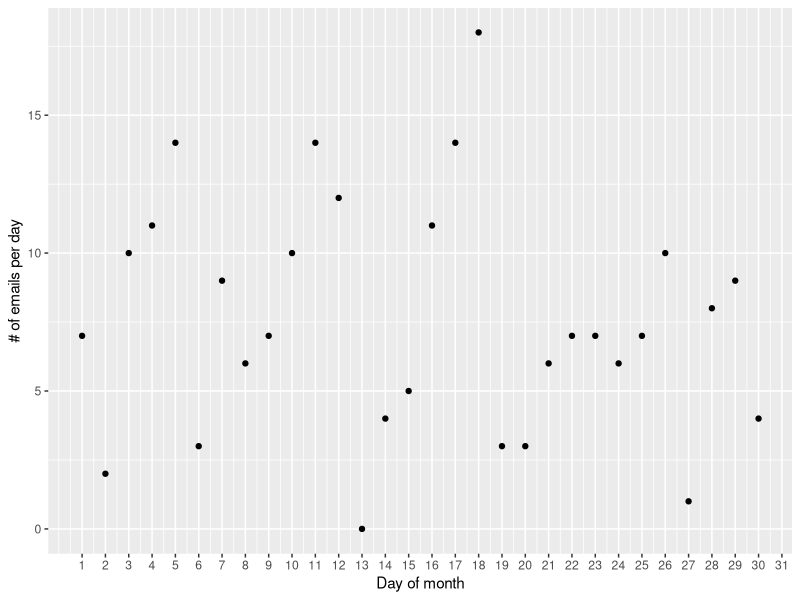
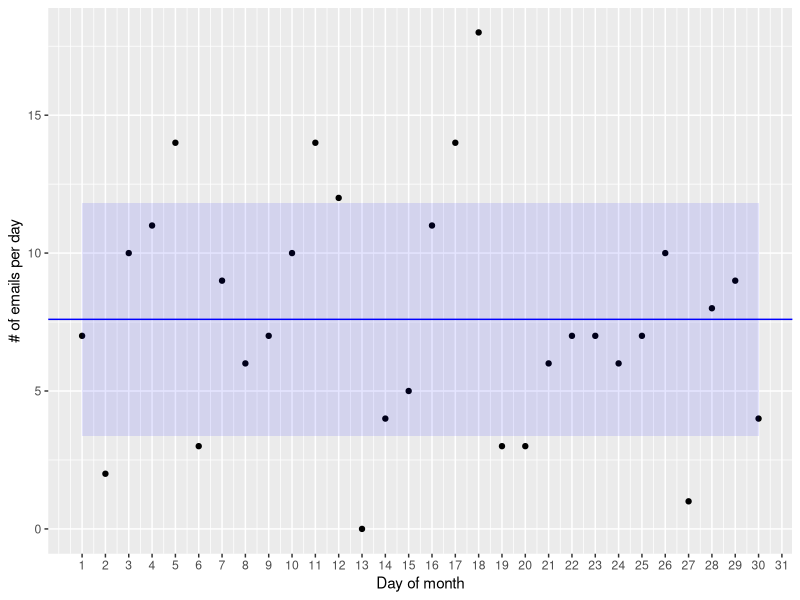
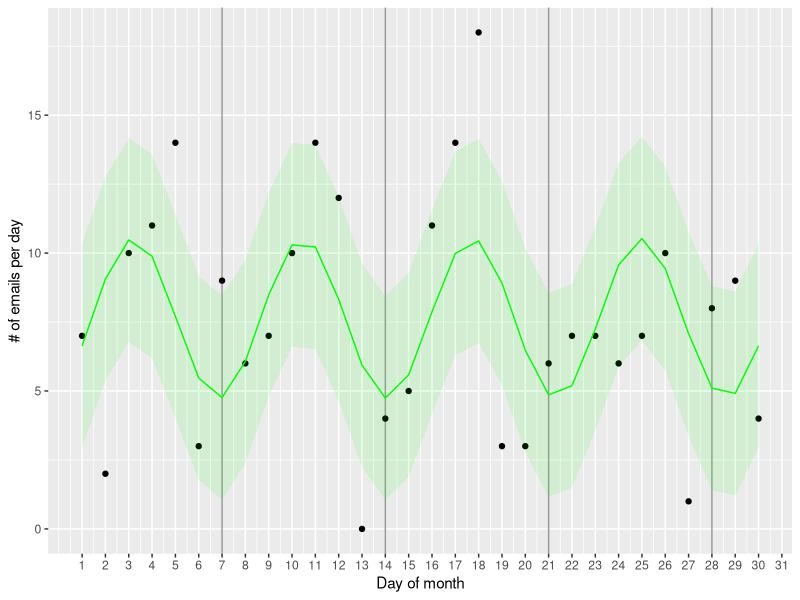
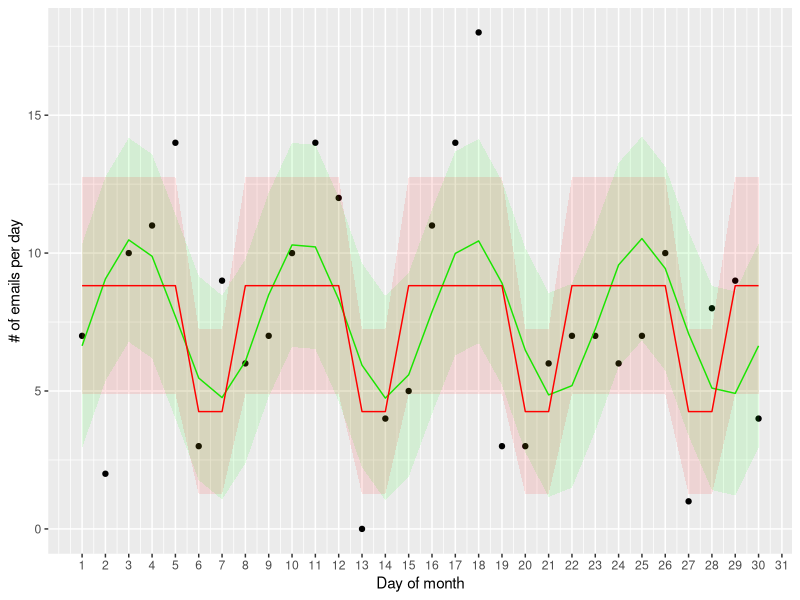
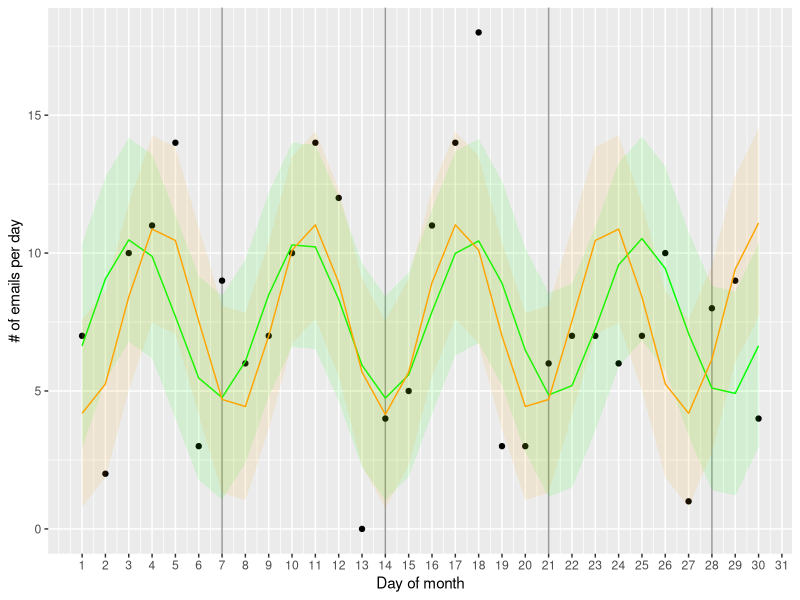

R code for these plots, in order:
## ---- chunk 1
library(ggplot2)
## ---- chunk 2
### Load
dat <- read.csv("201810emailssent.csv")
names(dat) <- c("year", "month", "dom", "dow", "nemails")
### Preview
print(head(dat))
ggplot(data=dat) + geom_point(aes(x=dom, y=nemails)) + ylab("# of emails per day") + scale_x_continuous("Day of month", breaks=1:31)
## ---- chunk 3
emailsGaussian <- function(params, dat) {
  ### sanity checks
  if(is.logical(params) & all(!params)) return(10000000)
  ### define params and vars
  mu <- params[1]
  sigma2 <-  params[2]
  ### get a vector of probabilities and convert it to g-squared
  ps <- dnorm(dat$nemails, mean=mu, sd=sigma2^0.5)
  #print( params )
  #print( rbind( dat, ps) )
  #print()
  ### get gscore
  gscore <- -2*sum(log( ps ))
  ### sanity checks
  if (is.nan( gscore ))  return(10000000)
  if (is.infinite( gscore ))  return(10000000)
  return(gscore)
}
## ---- chunk 4
emailsGaussian(params=c(mu=0, sigma2=1), dat=dat)
emailsGaussian(params=c(mu=5, sigma2=1), dat=dat)
emailsGaussian(params=c(mu=7, sigma2=1), dat=dat) # ... closer ...
emailsGaussian(params=c(mu=8, sigma2=1), dat=dat)
emailsGaussian(params=c(mu=9, sigma2=1), dat=dat) # ... too far, back up behind 8 ...
emailsGaussian(params=c(mu=7.5, sigma2=1), dat=dat) # ... close enough for now. Now focus on the right variance ....
emailsGaussian(params=c(mu=7.5, sigma2=0.5), dat=dat) # ... um, OK, don't go smaller ...
emailsGaussian(params=c(mu=7.5, sigma2=0.5), dat=dat)
emailsGaussian(params=c(mu=7.5, sigma2=5), dat=dat) # ... bigger ...
emailsGaussian(params=c(mu=7.5, sigma2=10), dat=dat)
emailsGaussian(params=c(mu=7.5, sigma2=20), dat=dat)
emailsGaussian(params=c(mu=7.5, sigma2=30), dat=dat) # ... too far, back up ...
emailsGaussian(params=c(mu=7.5, sigma2=15), dat=dat) # stop here, for now.
## ---- chunk 5
fitgaus <- optim(c(mu=0, sigma2=1), emailsGaussian, dat=dat)
## ---- chunk 6
fitgaus$value # pretty close to the 7.5 and 15 that we found ...
fitgaus$par # ... but just a smidge better.
mean(dat$nemails) # Close! The me optim found was Just 0.0011 off from this.
## ---- chunk 7
gausmu <- fitgaus$par["mu"] #extract the mean
gauslow <- (gausmu - fitgaus$par["sigma2"]^0.5) #illustrate the first standard deviation windoww
gaushigh <- (gausmu + fitgaus$par["sigma2"]^0.5)
ggplot(data=dat) + geom_point(aes(x=dom, y=nemails)) + ylab("# of emails per day") + scale_x_continuous("Day of month", breaks=1:31) +
     geom_hline(yintercept=gausmu, color="blue") + geom_ribbon(aes(x=dom, ymin=gauslow, ymax=gaushigh), fill="blue", alpha=0.1) #best Gaussian theory
## ---- chunk 8
emailsPeriodic <- function(params, dat) {
  ### sanity checks
  if(is.logical(params) & all(!params)) return(10000000)
  ### define params and vars
  intercept <-  params[1]
  amplitude <- params[2]
  phase <- params[3]
  sigma2 <-  params[4]
  means <- intercept + amplitude * sin( phase + 4 * seq(from=0, to=2*pi, length.out=nrow(dat)) )
  ### get a vector of probabilities and convert it to g-squared
  ps <- dnorm(dat$nemails, mean=means, sd=sigma2^0.5)
  #print( params )
  #print( rbind( dat, ps) )
  #print()
  ### get gscore
  gscore <- -2*sum(log( ps ))
  ### sanity checks
  if (is.nan( gscore ))  return(10000000)
  if (is.infinite( gscore ))  return(10000000)
  return(gscore)
}
## ---- chunk 9
fitperiod <- optim(c(intercept=0, amplitude=1, phase=3.5, sigma2=1), emailsPeriodic, dat=dat)
fitperiod$value
## ---- chunk 10
### nonnested model comparison
n <- nrow(dat)
bic <- list()
bic$gaus <- fitgaus$value + log(n)*2 ### turn deviance into BIC
bic$prd <- fitperiod$value + log(n)*4
# Bayes Facgtor ~ exp( (BIC_1 - BIC_0)/2 )
exp( (bic$gaus - bic$prd) / 2 ) ### compute Bayes Factor
## ---- chunk 11
fp <- fitperiod$par
dat$modPrd <- fp["intercept"] + fp["amplitude"] * sin( fp["phase"] + 4 * seq(from=0, to=2*pi, length.out=nrow(dat)) )
dat$modPrd_l <- dat$modPrd - fp['sigma2']^0.5
dat$modPrd_h <- dat$modPrd + fp['sigma2']^0.5
ggplot(data=dat) + geom_point(aes(x=dom, y=nemails)) + ylab("# of emails per day") + scale_x_continuous("Day of month", breaks=1:31) +
    geom_vline(xintercept=c(7,14,21,28), alpha=0.4) +
     geom_line(aes(x=dom, y=modPrd), color="green") + geom_ribbon(aes(x=dom, ymin=modPrd_l, ymax=modPrd_h), fill="green", alpha=0.1)  #periodic
## ---- chunk 12
emailsGaussianWeekends <- function(params, dat) {
  ### sanity checks
  if(is.logical(params) & all(!params)) return(10000000)
  ### define params and vars
  mu1 <- params[1]
  sigma21 <-  params[2]
  mu2 <- params[3]
  sigma22 <-  params[4]
  ## filter data into two types
  dat_week <- subset(dat, dow %in% c(2:6))
  dat_weekend <- subset(dat, dow %in% c(1,7))
  ### get a vector of probabilities and convert it to g-squared
  ps1 <- dnorm(dat_week$nemails, mean=mu1, sd=sigma21^0.5)
  ps2 <- dnorm(dat_weekend$nemails, mean=mu2, sd=sigma22^0.5)
  ps <- c(ps1, ps2)
  #print( params )
  #print( rbind( dat, ps) )
  #print()
  ### get gscore
  gscore <- -2*sum(log( ps ))
  ### sanity checks
  if (is.nan( gscore ))  return(10000000)
  if (is.infinite( gscore ))  return(10000000)
  return(gscore)
}
fitwknd <- optim(c(mu1=0, sigma21=1, mu2=0, sigma22=1), emailsGaussianWeekends, dat=dat)
fitwknd$value
fitwknd$par

dat$modWknd <- ifelse(dat$dow %in% 2:6, fitwknd$par["mu1"], fitwknd$par["mu2"] )
dat$modWknd_l <- ifelse(dat$dow %in% 2:6, dat$modWknd - fitwknd$par["sigma21"]^0.5,  dat$modWknd - fitwknd$par["sigma22"]^0.5)
dat$modWknd_h <- ifelse(dat$dow %in% 2:6, dat$modWknd + fitwknd$par["sigma21"]^0.5,  dat$modWknd + fitwknd$par["sigma22"]^0.5)
ggplot(data=dat) + geom_point(aes(x=dom, y=nemails)) + ylab("# of emails per day") + scale_x_continuous("Day of month", breaks=1:31) +
     geom_line(aes(x=dom, y=modPrd), color="green") + geom_ribbon(aes(x=dom, ymin=modPrd_l, ymax=modPrd_h), fill="green", alpha=0.1) + #periodic
     geom_line(aes(x=dom, y=modWknd), color="red") + geom_ribbon(aes(x=dom, ymin=modWknd_l, ymax=modWknd_h), fill="red", alpha=0.1)  #two lines
## ---- chunk 13
emailsGaussianWeekends_red <- function(params, dat) {
  ### sanity checks
  if(is.logical(params) & all(!params)) return(10000000)
  ### define params and vars
  mu1 <- params[1]
  mu2 <- params[2]
  sigma2 <-  params[3]
  ## filter data into two types
  dat_week <- subset(dat, dow %in% c(2:6))
  dat_weekend <- subset(dat, dow %in% c(1,7))
  ### get a vector of probabilities and convert it to g-squared
  ps1 <- dnorm(dat_week$nemails, mean=mu1, sd=sigma2^0.5)
  ps2 <- dnorm(dat_weekend$nemails, mean=mu2, sd=sigma2^0.5)
  ps <- c(ps1, ps2)
  ### get gscore
  gscore <- -2*sum(log( ps ))
  ### sanity checks
  if (is.nan( gscore ))  return(10000000)
  if (is.infinite( gscore ))  return(10000000)
  return(gscore)
}
## ---- chunk 14
fitwknd_red <- optim(c(mu1=0, mu2=0, sigma2=1), emailsGaussianWeekends_red, dat=dat)
fitwknd_red$par
fitwknd_red$value
### nested model comparison
### from https://kevintshoemaker.github.io/NRES-746/LECTURE8.html
deviance <- fitwknd_red$value - fitwknd$value
deviance >= qchisq(0.95,1) ### test, 1 df because one paramter difference
1-pchisq(deviance,1) ###p-value
## ---- chunk 15
deviance <- fitgaus$value - fitwknd_red$value
deviance >= qchisq(0.95,1) ### test, 1 df because one paramter difference
1-pchisq(deviance,1) ###p-value
## ---- chunk 16
pgenGauss <- function() {
    return( c( mu=runif(1, -20, 20), sigma2=runif(1, -10^2, 10^2)) )
}
pgenGauss3 <- function() {
    return( c( mu1=runif(1, -20, 20), mu2=runif(1, -20, 20), sigma2=runif(1, -10^2, 10^2)) )
}
pgenGauss4 <- function() {
    return( c( mu1=runif(1, -20, 20), mu1=runif(1, -10^2, 10^2), sigma21=runif(1, -20, 20), sigma22=runif(1, -10^2, 10^2)) )
}
pgenPeriod <- function() {
    ### intercept, amplitude, phase, sigma, frequency?
    return( c( intercept=runif(1,-20, 20), amplitude=runif(1, -10, 10), phase=runif(1, 0, 7), sigma2=runif(1, -10^2, 10^2)) )
}
## ---- chunk 17
### many runs of optim
noptim <- function(n, parf, fn, dat) {
    fits <- lapply(1:n, function(x) optim(par=parf(), fn=fn, dat=dat ) )
    #print(table(sapply(fits, function(x) x$value)))
    fit <- fits[[ which.min( sapply(fits, function(x) x$value)) ]]
    return( fit) 
}
## ---- chunk 18
nruns <- 500
fitgaus <- noptim(n=nruns, pgenGauss, emailsGaussian, dat=dat)
fitgaus$value
fitgaus$par
fitwknd <- noptim(n=nruns, pgenGauss3, emailsGaussianWeekends_red, dat=dat)
fitwknd_red <- noptim(n=nruns, pgenGauss4, emailsGaussianWeekends, dat=dat)
fitwknd$value
fitwknd$par
fitwknd_red$value
fitwknd_red$par
fitperiod <- noptim(n=nruns, pgenPeriod, emailsPeriodic, dat=dat)
fitperiod$value
fitperiod$par
## ---- chunk 19
emailsPeriodic_full <- function(params, dat) {
  ### sanity checks
  if(is.logical(params) & all(!params)) return(10000000)
  ### define params and vars
  intercept <-  params[1]
  amplitude <- params[2]
  phase <- params[3]
  frequency <- params[4]
  sigma2 <-  params[5]
  means <- intercept + amplitude * sin( phase + frequency * seq(from=0, to=2*pi, length.out=nrow(dat)) )
  ### get a vector of probabilities and convert it to g-squared
  ps <- dnorm(dat$nemails, mean=means, sd=sigma2^0.5)
  ### get gscore
  gscore <- -2*sum(log( ps ))
  ### sanity checks
  if (is.nan( gscore ))  return(10000000)
  if (is.infinite( gscore ))  return(10000000)
  return(gscore)
}
pgenPeriod5 <- function() {
    ### intercept, amplitude, phase, sigma, frequency?
    return( c( intercept=runif(1,-20, 20), amplitude=runif(1, -10, 10), phase=runif(1, 0, 7), frequency=runif(1, 1, 30), sigma2=runif(1, -10^2, 10^2)) )
}
## ---- chunk 20
fitperiod_full <- optim(c(intercept=0, amplitude=1, phase=3.5, sigma2=1, frequency=4), emailsPeriodic_full, dat=dat)
fitperiod_full$par
fitperiod_full$value
fitperiod_full <- noptim(n=nruns, pgenPeriod5, emailsPeriodic_full, dat=dat)
fitperiod_full$par
fitperiod_full$value
## ---- chunk 21
deviance <- fitperiod$value - fitperiod_full$value
deviance >= qchisq(0.95,1) ### test, 1 df because one paramter difference
1-pchisq(deviance,1) ###p-value
## ---- chunk 22
fpf <- fitperiod_full$par
dat$modPrdf <- fpf["intercept"] + fpf["amplitude"] * sin( fpf["phase"] + fpf["frequency"]  * seq(from=0, to=2*pi, length.out=nrow(dat)) )
dat$modPrdf_l <- dat$modPrdf - fpf['sigma2']^0.5
dat$modPrdf_h <- dat$modPrdf + fpf['sigma2']^0.5
ggplot(data=dat) + geom_point(aes(x=dom, y=nemails)) + ylab("# of emails per day") + scale_x_continuous("Day of month", breaks=1:31) +
     geom_vline(xintercept=c(7,14,21,28), alpha=0.4) +
     geom_line(aes(x=dom, y=modPrd), color="green") + geom_ribbon(aes(x=dom, ymin=modPrd_l, ymax=modPrd_h), fill="green", alpha=0.1) +  #periodic
     geom_line(aes(x=dom, y=modPrdf), color="orange") + geom_ribbon(aes(x=dom, ymin=modPrdf_l, ymax=modPrdf_h), fill="orange", alpha=0.1)  #periodic
